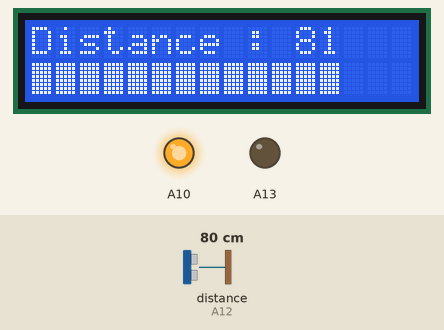
This sketch was run on a simulated Arduino Mega 2560, built with avr-gcc and run on an emulated ATmega2560. Shown: 16×2 character LCD, output pins drawn as LEDs (lit = HIGH). The inputs (shaded band) are chosen by the test bench; at power-on: distance to the obstacle (sensor on A12) 80 cm. The echo pulse lasts 58.3 µs per cm; what the sketch prints to the serial monitor is not drawn.

Above: at 1.2 s.
1.3 s: distance to the obstacle (sensor on A12) set to 60 cm
At 2.5 s:
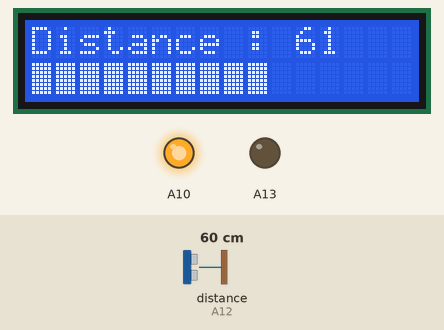
2.8 s: distance to the obstacle (sensor on A12) set to 2 cm
At 4.0 s:
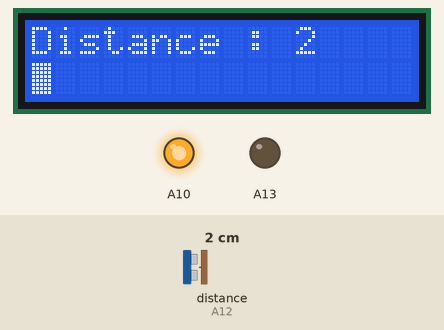
4.3 s: distance to the obstacle (sensor on A12) set to 9 cm
At 5.5 s:
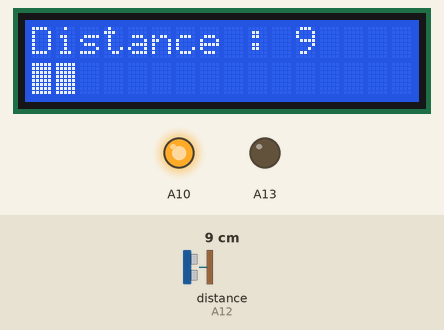
5.8 s: distance to the obstacle (sensor on A12) set to 18 cm
At 6.2 s:
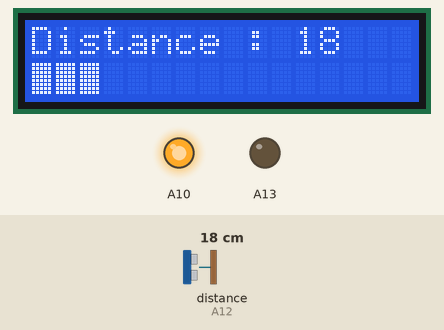
7.3 s: distance to the obstacle (sensor on A12) set to 35 cm
At 7.9 s:
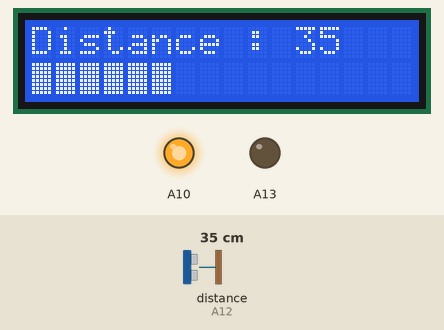
8.8 s: distance to the obstacle (sensor on A12) set to 120 cm
At 9.4 s:
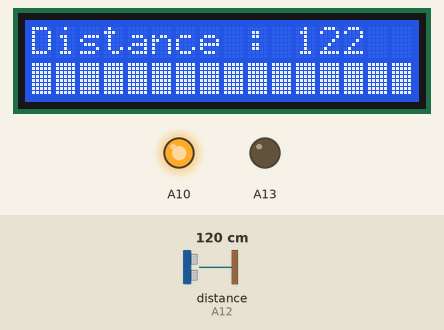
Timing chart, 0 to 11.3 s (numbered marks = the images above; inputs shaded):
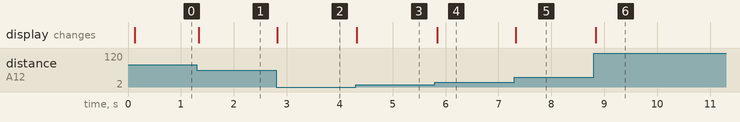

Measured:
- after the input at 1.3 s, the display: changes at once (image 1)
- after the input at 2.8 s, the display: changes at once (image 2)
- after the input at 4.3 s, the display: changes at once (image 3)
- after the input at 5.8 s, the display: changes at once (image 4)
- after the input at 7.3 s, the display: changes at once (image 5)
- after the input at 8.8 s, the display: changes at once (image 6)

The sketch:

cX_UltraSonicToLCD.ino
```cpp
#include <NewPing.h>

#include <LiquidCrystal.h>

LiquidCrystal lcd(19,18,17,16,15,14);

#define TRIGGER_PIN  A11  // Arduino pin tied to trigger pin on the ultrasonic sensor.
#define ECHO_PIN     A12 // Arduino pin tied to echo pin on the ultrasonic sensor.
#define MAX_DISTANCE 200 // Maximum distance we want to ping for (in centimeters). Maximum sensor distance is rated at 400-500cm.

NewPing sonar(TRIGGER_PIN, ECHO_PIN, MAX_DISTANCE); // NewPing setup of pins and maximum distance.


void setup() {
  pinMode(A10, OUTPUT);
  pinMode(A13, OUTPUT);
  digitalWrite(A10, HIGH);
  digitalWrite(A13, LOW);

  lcd.begin(16, 2);


  lcd.clear();


  Serial.begin(115200); // Open serial monitor at 115200 baud to see ping results.
}

void loop() {
  delay(50);                      // Wait 50ms between pings (about 20 pings/sec). 29ms should be the shortest delay between pings.
  unsigned int uS = sonar.ping(); // Send ping, get ping time in microseconds (uS).
  Serial.print("Ping: ");
  Serial.print(uS / US_ROUNDTRIP_CM); // Convert ping time to distance in cm and print result (0 = outside set distance range)
  Serial.println("cm");


  lcd.setCursor(0,1);

  int numChars;

  if(uS==0) numChars = 16;
  else numChars = ((float)(uS / US_ROUNDTRIP_CM) / 100.0f * 16.0f);
  //lcd.print(uS / US_ROUNDTRIP_CM);
  for(int i=0; i< 16;i++) {
    lcd.write( (i<=numChars) ? byte(0xFF) : 32);
  }

   lcd.setCursor(0,0);
  lcd.print("Distance : " + String(uS / US_ROUNDTRIP_CM) + "      ");
}
```
